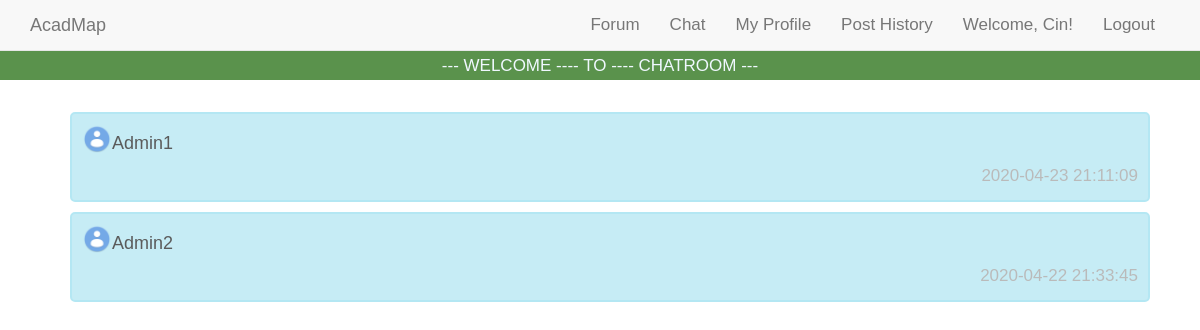
Before: /chat_related/chat_messages.php (signed in) with the older database file.
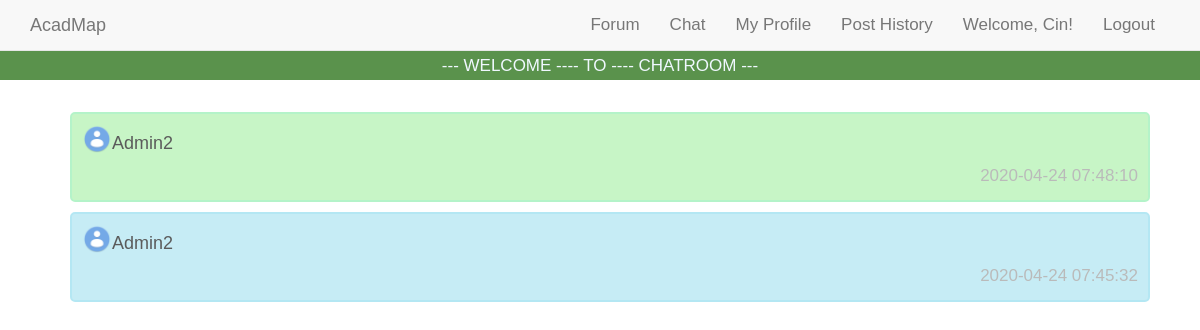
After: the same page with the newer database file.
### tables this page shows
CREATE TABLE `chatroom` (
  `chatroom_id` int(8) UNSIGNED NOT NULL,
  `user_id` int(8) UNSIGNED NOT NULL,
  `opponent_id` int(8) UNSIGNED NOT NULL,
  `last_message_time` timestamp NULL DEFAULT NULL,
  `opponent_picture` varchar(200) DEFAULT NULL,
  `consultroom` tinyint(1) NOT NULL DEFAULT 0,
  `hv_consult` tinyint(1) NOT NULL DEFAULT 0
);

CREATE TABLE `user` (
  `user_id` int(8) UNSIGNED NOT NULL,
  `username` varchar(16) NOT NULL,
  `password` varchar(16) NOT NULL,
  `verify_code` varchar(8) NOT NULL DEFAULT 'pokemon!',
  `email_address` varchar(320) NOT NULL
);

### chat_related/chat_messages.php (the view, shortened to what this page needs)
<html>
<head>
<link rel="stylesheet" href="../css/bootstrap.min.css">
<link rel="stylesheet" href="../css/chat_msg.css">
<link rel="stylesheet" href="../css/main.css">
</head>
<body>
<?php
include("../navbar.php");
?>
<div class="header1">
  <p>--- WELCOME ---- TO ---- CHATROOM ---</p>
</div>
<div class="content1">
<?php
  $myid = $_SESSION["user_id"];
  $servername = "localhost";
  $username = "root";
  $password = "";
  $conn = new mysqli($servername, $username, $password, 'AcadMap');
  $sql = "SELECT * FROM chatroom WHERE (user_id=$myid OR opponent_id=$myid) ORDER BY last_message_time DESC";
  $Result = mysqli_query($conn,$sql);
  $col = mysqli_num_rows($Result);
  if($col>0){
    for ($x = 0; $x < $col; $x++) {
      $info = mysqli_fetch_array($Result);
      if($info['user_id']==$myid){
        $oppoid = $info['opponent_id'];
      }
      else{
        $oppoid = $info['user_id'];
      }
      $sql2 = "SELECT * FROM user WHERE user_id=$oppoid";
      $Result2 = mysqli_query($conn,$sql2);
      $info2 = mysqli_fetch_array($Result2);
      $rmid = $info['chatroom_id'];
      if($info['consultroom']!=0){
        echo "<div id=$rmid class='cscontainer1' onclick=\"window.location.href='cschatrooms.php?id=$rmid'\">
              <img class='avatarname' src='../assets/avatar.png' alt='Avatar' height='30' width='30'>
              <h4> ".$info2['username']."</h4>
              <span class='time-right'>".$info['last_message_time']."</span>
              </div>";
      }
      else{
        echo "<div id=$rmid class='container1' onclick=\"window.location.href='chatrooms.php?id=$rmid'\">
              <img class='avatarname' src='../assets/avatar.png' alt='Avatar' height='30' width='30'>
              <h4> ".$info2['username']."</h4>
              <span class='time-right'>".$info['last_message_time']."</span>
              </div>";
      }
    }
  }
?>
</div>
</body>
</html>

Changed rows visible on the page:
removed chatroom: consultroom 0 (drawn), user.username "Admin1", last_message_time "2020-04-23 21:11:09"
removed chatroom: consultroom 0 (drawn), user.username "Admin2", last_message_time "2020-04-22 21:33:45"
now on this page (row edited): chatroom: consultroom 1 (drawn), opponent.username "Admin2", last_message_time "2020-04-24 07:48:10"
now on this page (row edited): chatroom: consultroom 0 (drawn), user.username "Admin2", last_message_time "2020-04-24 07:45:32"
